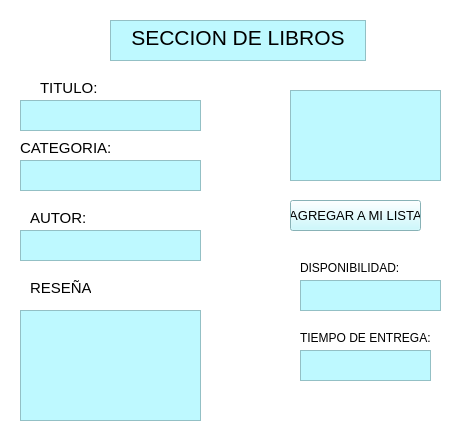
<?xml version="1.0" encoding="UTF-8"?>
<ui version="4.0">
 <class>seleccionar_libro</class>
 <widget class="QWidget" name="seleccionar_libro">
  <property name="geometry">
   <rect>
    <x>0</x>
    <y>0</y>
    <width>468</width>
    <height>443</height>
   </rect>
  </property>
  <property name="windowTitle">
   <string>win_seleccionar_libro</string>
  </property>
  <property name="styleSheet">
   <string notr="true">background-color: rgb(255, 255, 255);</string>
  </property>
  <widget class="QTextBrowser" name="text_selecciona_libro">
   <property name="geometry">
    <rect>
     <x>110</x>
     <y>20</y>
     <width>256</width>
     <height>41</height>
    </rect>
   </property>
   <property name="styleSheet">
    <string notr="true">background-color:rgb(190, 249, 255)
</string>
   </property>
   <property name="html">
    <string>&lt;!DOCTYPE HTML PUBLIC &quot;-//W3C//DTD HTML 4.0//EN&quot; &quot;http://www.w3.org/TR/REC-html40/strict.dtd&quot;&gt;
&lt;html&gt;&lt;head&gt;&lt;meta name=&quot;qrichtext&quot; content=&quot;1&quot; /&gt;&lt;style type=&quot;text/css&quot;&gt;
p, li { white-space: pre-wrap; }
&lt;/style&gt;&lt;/head&gt;&lt;body style=&quot; font-family:'MS Shell Dlg 2'; font-size:8.25pt; font-weight:400; font-style:normal;&quot;&gt;
&lt;p align=&quot;center&quot; style=&quot; margin-top:0px; margin-bottom:0px; margin-left:0px; margin-right:0px; -qt-block-indent:0; text-indent:0px;&quot;&gt;&lt;span style=&quot; font-size:16pt;&quot;&gt;SECCION DE LIBROS&lt;/span&gt;&lt;/p&gt;&lt;/body&gt;&lt;/html&gt;</string>
   </property>
  </widget>
  <widget class="QTextBrowser" name="text_titulo">
   <property name="geometry">
    <rect>
     <x>20</x>
     <y>100</y>
     <width>181</width>
     <height>31</height>
    </rect>
   </property>
   <property name="styleSheet">
    <string notr="true">background-color:rgb(190, 249, 255)
</string>
   </property>
  </widget>
  <widget class="QTextBrowser" name="text_categoria">
   <property name="geometry">
    <rect>
     <x>20</x>
     <y>160</y>
     <width>181</width>
     <height>31</height>
    </rect>
   </property>
   <property name="styleSheet">
    <string notr="true">background-color:rgb(190, 249, 255)
</string>
   </property>
  </widget>
  <widget class="QTextBrowser" name="text_autor">
   <property name="geometry">
    <rect>
     <x>20</x>
     <y>230</y>
     <width>181</width>
     <height>31</height>
    </rect>
   </property>
   <property name="styleSheet">
    <string notr="true">background-color:rgb(190, 249, 255)
</string>
   </property>
  </widget>
  <widget class="QTextBrowser" name="text_resumen">
   <property name="geometry">
    <rect>
     <x>20</x>
     <y>310</y>
     <width>181</width>
     <height>111</height>
    </rect>
   </property>
   <property name="styleSheet">
    <string notr="true">background-color:rgb(190, 249, 255)
</string>
   </property>
  </widget>
  <widget class="QPushButton" name="pushButton_agregar_milist">
   <property name="geometry">
    <rect>
     <x>290</x>
     <y>200</y>
     <width>131</width>
     <height>31</height>
    </rect>
   </property>
   <property name="font">
    <font>
     <pointsize>10</pointsize>
    </font>
   </property>
   <property name="styleSheet">
    <string notr="true">background-color:rgb(190, 249, 255)
</string>
   </property>
   <property name="text">
    <string>AGREGAR A MI LISTA</string>
   </property>
  </widget>
  <widget class="QTextBrowser" name="text_disponibilidad">
   <property name="geometry">
    <rect>
     <x>300</x>
     <y>280</y>
     <width>141</width>
     <height>31</height>
    </rect>
   </property>
   <property name="styleSheet">
    <string notr="true">background-color:rgb(190, 249, 255)
</string>
   </property>
  </widget>
  <widget class="QTextBrowser" name="text_tiempo_entrega">
   <property name="geometry">
    <rect>
     <x>300</x>
     <y>350</y>
     <width>131</width>
     <height>31</height>
    </rect>
   </property>
   <property name="styleSheet">
    <string notr="true">background-color:rgb(190, 249, 255)
</string>
   </property>
  </widget>
  <widget class="QLabel" name="lb_titulo">
   <property name="geometry">
    <rect>
     <x>40</x>
     <y>80</y>
     <width>71</width>
     <height>16</height>
    </rect>
   </property>
   <property name="font">
    <font>
     <pointsize>11</pointsize>
    </font>
   </property>
   <property name="text">
    <string>TITULO:</string>
   </property>
  </widget>
  <widget class="QLabel" name="lb_categoria">
   <property name="geometry">
    <rect>
     <x>20</x>
     <y>140</y>
     <width>91</width>
     <height>16</height>
    </rect>
   </property>
   <property name="font">
    <font>
     <pointsize>11</pointsize>
    </font>
   </property>
   <property name="text">
    <string>CATEGORIA:</string>
   </property>
  </widget>
  <widget class="QLabel" name="lb_autor">
   <property name="geometry">
    <rect>
     <x>30</x>
     <y>210</y>
     <width>71</width>
     <height>16</height>
    </rect>
   </property>
   <property name="font">
    <font>
     <pointsize>11</pointsize>
    </font>
   </property>
   <property name="text">
    <string>AUTOR:</string>
   </property>
  </widget>
  <widget class="QLabel" name="lb_resumen">
   <property name="geometry">
    <rect>
     <x>30</x>
     <y>280</y>
     <width>61</width>
     <height>16</height>
    </rect>
   </property>
   <property name="font">
    <font>
     <pointsize>11</pointsize>
    </font>
   </property>
   <property name="text">
    <string>RESEÑA:</string>
   </property>
  </widget>
  <widget class="QLabel" name="lb_disponibilidad">
   <property name="geometry">
    <rect>
     <x>300</x>
     <y>260</y>
     <width>131</width>
     <height>16</height>
    </rect>
   </property>
   <property name="font">
    <font>
     <pointsize>9</pointsize>
    </font>
   </property>
   <property name="text">
    <string>DISPONIBILIDAD:</string>
   </property>
  </widget>
  <widget class="QLabel" name="lb_tiempo_entrega">
   <property name="geometry">
    <rect>
     <x>300</x>
     <y>330</y>
     <width>131</width>
     <height>16</height>
    </rect>
   </property>
   <property name="font">
    <font>
     <pointsize>9</pointsize>
    </font>
   </property>
   <property name="text">
    <string>TIEMPO DE ENTREGA:</string>
   </property>
  </widget>
  <widget class="QGraphicsView" name="graphicsView_img">
   <property name="geometry">
    <rect>
     <x>290</x>
     <y>90</y>
     <width>151</width>
     <height>91</height>
    </rect>
   </property>
   <property name="styleSheet">
    <string notr="true">background-color:rgb(190, 249, 255)
</string>
   </property>
  </widget>
 </widget>
 <resources/>
 <connections/>
</ui>
